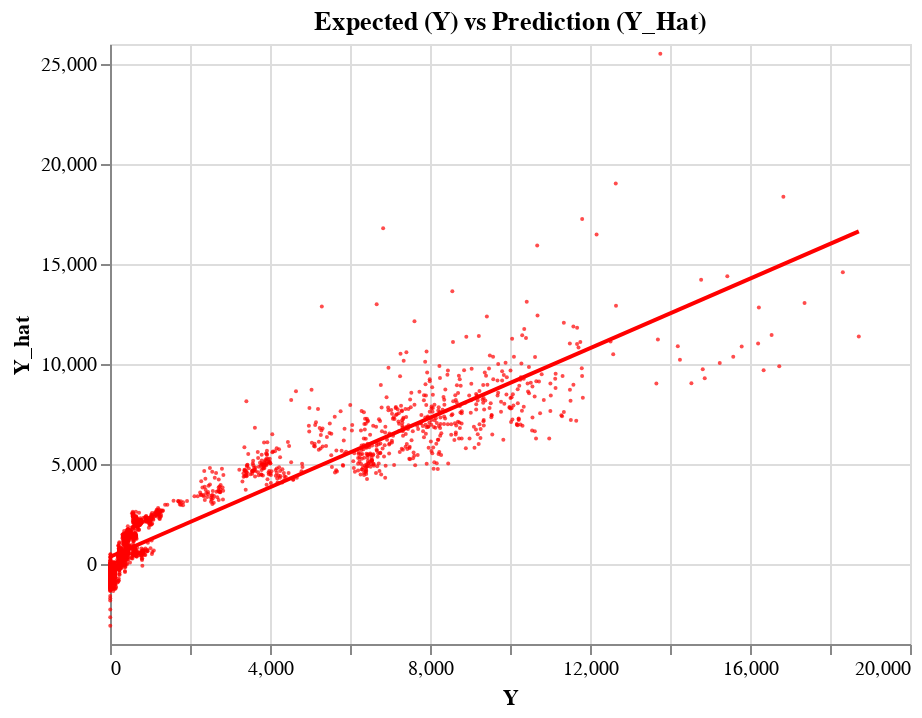

The notebook cell this image was saved under:
### Code cell
alt.data_transformers.disable_max_rows()

source = pd.DataFrame({
    'Y': Y,
    'Y_hat': Y_hat
})

layer1 = alt.Chart(source).mark_circle(size=4).encode(
    x='Y',
    y='Y_hat',
    color = alt.value('red')
).properties(
    title='Expected (Y) vs Prediction (Y_Hat)'
)

layer1 + layer1.transform_regression('Y', 'Y_hat').mark_line()

### Figure 1 — Vega-Lite specification as saved in the notebook (floating-point values rounded to 4 significant figures; data arrays with more than 128 entries replaced by an {"elided": "..."} marker saying what was removed)
{"config": {"view": {"continuousWidth": 400, "continuousHeight": 300}}, "layer": [{"mark": {"type": "circle", "size": 4}, "encoding": {"color": {"value": "red"}, "x": {"type": "quantitative", "field": "Y"}, "y": {"type": "quantitative", "field": "Y_hat"}}, "title": "Expected (Y) vs Prediction (Y_Hat)"}, {"mark": "line", "encoding": {"color": {"value": "red"}, "x": {"type": "quantitative", "field": "Y"}, "y": {"type": "quantitative", "field": "Y_hat"}}, "title": "Expected (Y) vs Prediction (Y_Hat)", "transform": [{"on": "Y", "regression": "Y_hat"}]}], "data": {"name": "data-85db8f0dcd8c0204b49f6b4528e6f073"}, "$schema": "https://vega.github.io/schema/vega-lite/v4.8.1.json", "datasets": {"data-85db8f0dcd8c0204b49f6b4528e6f073": {"elided": "1961 records"}}}
